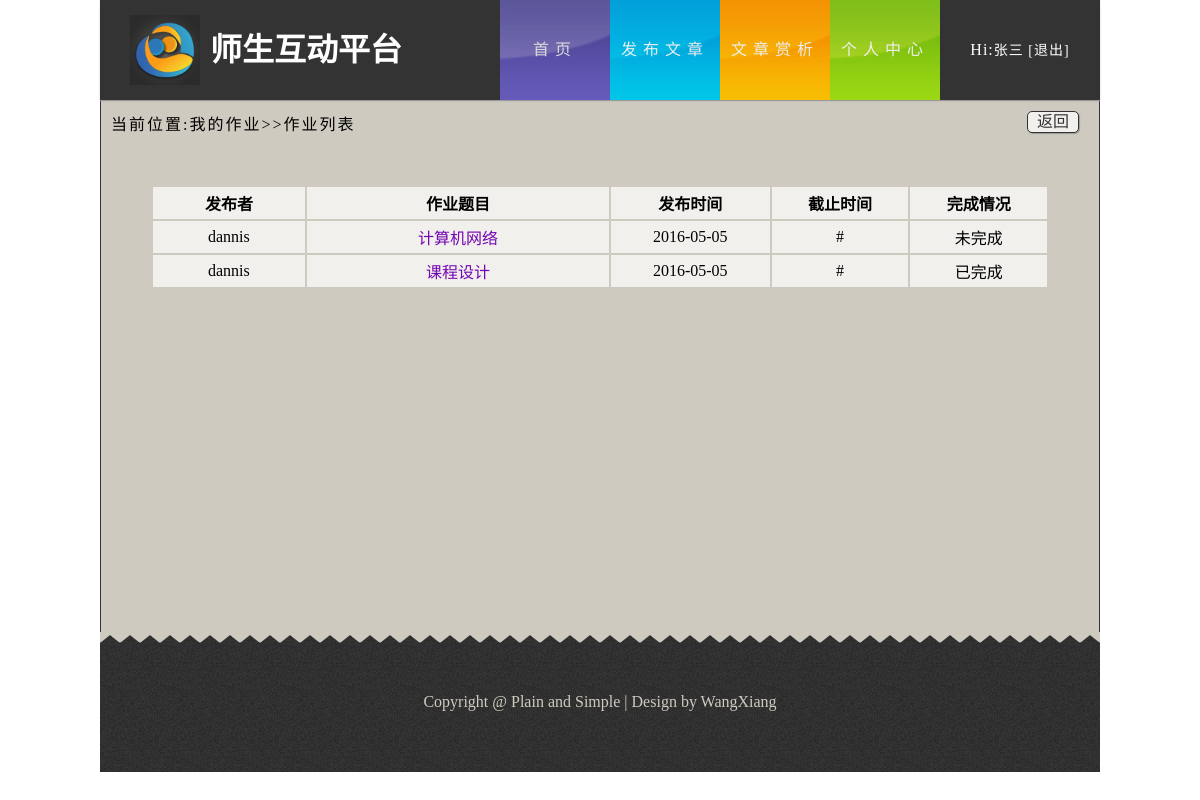
The page /myhomework.php (signed in) on the database its author committed.
### tables this page shows
CREATE TABLE `tb_teacher` (
  `account` char(255) NOT NULL,
  `password` char(255) DEFAULT NULL,
  `teacher_id` int(255) NOT NULL AUTO_INCREMENT,
  `chinese_name` varchar(255) DEFAULT NULL,
  `sex` varchar(255) DEFAULT NULL,
  `address` varchar(255) DEFAULT NULL,
  `tel` varchar(255) DEFAULT NULL,
  `remark` varchar(255) DEFAULT NULL,
  `count` int(5) DEFAULT '0',
  `head_pic` varchar(100) DEFAULT NULL,
  PRIMARY KEY (`teacher_id`)
);

CREATE TABLE `tb_onlinestu` (
  `online_id` int(11) NOT NULL AUTO_INCREMENT,
  `online_author` int(10) DEFAULT NULL,
  `online_title` varchar(255) DEFAULT NULL,
  `online_kind` varchar(255) DEFAULT NULL,
  `online_publishtime` int(15) DEFAULT NULL,
  `online_endtime` int(15) DEFAULT NULL,
  `course_id` int(10) DEFAULT NULL,
  `state` tinyint(2) DEFAULT '0',
  `yaoqiu` varchar(1000) DEFAULT NULL,
  PRIMARY KEY (`online_id`)
);

CREATE TABLE `tb_worksub` (
  `id` int(5) NOT NULL AUTO_INCREMENT,
  `student_id` int(10) DEFAULT NULL,
  `online_id` int(10) DEFAULT NULL,
  `submittime` int(15) DEFAULT NULL,
  `state` int(2) DEFAULT '0',
  `filename` varchar(50) DEFAULT '0',
  PRIMARY KEY (`id`)
);

### public/myhomework.php (the view, shortened to what this page needs)
<!DOCTYPE html>
<html lang="zh-cn">
<head>
	<link rel="stylesheet" href="css/style.css">
</head>
<body>
    <header id="header">
	    <div class="sec">
		    <h1 class="logo">师生互动平台</h1>
			<nav class="link">
			    <ul class="o-nav">
			        <li class="active"><a href="index.php" class="s-bc">首页</a></li>
				    <li><a href="addarticle.php" class="f-bc">发布文章</a></li>
				    <li><a href="paragraph.php?page=1" class="w-bc">文章赏析</a></li>
				    <li><a href="setinfo.php" class="d-bc">个人中心</a></li>
			    </ul>
				<div class="dz">
				    <ul>
					<?php
						if(isset($_COOKIE["name"])){
							echo "<div class=\"dlz\">Hi:<a href=\"setinfo.php\"><span>".$_COOKIE["name"]." </span></a><a href=\"logout.php\">[退出]</a></div>";
						}else{
					?>
					   <li><a href="login.php">登录</a></li>
					   <li><a href="register.php">注册</a></li>
					<?php
						}
					?>
					</ul>
				</div>
			</nav>
		</div>
	</header>
    <div id="content" style="width:998px;border:1px solid #333;height:530px;padding:0">
	    <div class="wk zylb">
		    <div class="wz">
			    当前位置:我的作业>>作业列表
			</div>
		    <div class="return">
			    <a href="javascript:history.back(-1);">返回</a>
			</div>
			<div class="zuoy" style="height: 376px; overflow-y: scroll;">
			    <table>
				    <tr class="bj" >
					    <th class="fbz">发布者</th>
						<th class="tm">作业题目</th>
						<th class="fbsj">发布时间</th>
						<th class="jzsj">截止时间</th>
						<th>完成情况</th>
					</tr>
			<?php
				$result = mysql_query("SELECT * FROM tb_choosecourse WHERE student_id = '".$_COOKIE['id']."'");
				while ($row = mysql_fetch_array($result)) {
					$result_a = mysql_query("SELECT * FROM tb_onlinestu WHERE course_id = '".$row['course_id']."'");
					while ($row_a = mysql_fetch_array($result_a)) {
						echo "<tr class=\"bj\">";
						$result_c = mysql_query("SELECT * FROM tb_teacher WHERE teacher_id = '".$row_a['online_author']."'");
						while ($row_c = mysql_fetch_array($result_c)) {
							echo 	"<td>".$row_c['chinese_name']."</td>";
						}
						echo 		"<td><a href=\"worksubmit.php?wid=".$row_a['online_id']."\">".$row_a['online_title']."</a></td>";
						echo 		"<td>".date("Y-m-d",$row_a['online_publishtime'])."</td>";
						echo 		"<td>".'#'."</td>";
						$result_b = mysql_query("SELECT * FROM tb_worksub WHERE online_id = '".$row_a['online_id']."' AND student_id = '".$_COOKIE['id']."'");
						while ($row_b = mysql_fetch_array($result_b)) {
							if($row_b['state'] == '0'){
								$state = "未完成";
							}else{
								$state = "已完成";
							}
						}
						echo 		"<td>".$state."</td>";
						echo "</tr>";
					}
				}
			?>
				</table>
			</div>
		</div>
	</div>
	<footer>
	    <div class="footer">
		      Copyright&nbsp;&#64;&nbsp;Plain and Simple&nbsp;&#124;&nbsp;Design by WangXiang
		</div>
	</footer>
</body>
</html>

### public/css/style.css (style rules this page uses)
body,ul,h1 { margin:0; padding:0; }
.wk { width:998px; height:420px; }
.zylb { height:531px; background:#cecabf; }
.zylb>.wz { display:inline-block; margin:10px 0 0 10px; letter-spacing:2px; }
.zylb>.return { float:right; width:50px; height:20px; line-height:20px; border:1px solid #333; border-radius:5px; text-align:center; margin:10px 20px 0 0; display:inline-block; box-shadow:1px 1px 1px #999; background:#f1f0ec; }
.zylb>.zuoy { text-align:center;width:90%;margin:0 auto;margin-top:50px;height:380px }
.zylb>.zuoy>table { width:100%; }
.zylb>.zuoy>table .bj { background:#f1f0ec;height:32px; }
.zylb>.zuoy>table .bj a { color:#7406b3; }
.zylb>.zuoy>table .bj>.fbz { width:150px; }
.zylb>.zuoy>table .bj>.tm { width:300px; }
.return>a { color:#333; }
#header { width:100%; height:100px; background-color:#fff; }
ul { list-style:none; }
a { text-decoration:none;color:#333 }
.sec { width:1000px; height:100px; background-color:#333; margin:0 auto; box-shadow:0 1px 1px #999; position:relative; z-index:9999; }
.logo { background:url(../img/logo.png) no-repeat; background-size:70px 70px; width:330px; height:70px; text-indent:80px; float:left; margin-left:30px; margin-top:15px; color:#fff; line-height:70px; }
#header .link { float:right; height:100px; width:600px; text-align:center; line-height:100px; letter-spacing:6px; }
#header .o-nav li { float:left; width:110px; }
#header .o-nav li>a { display:block; color:#eee; }
#header .s-bc { background:url(../img/bg1.png) no-repeat; background-size:110px 100px; }
#header .f-bc { background:url(../img/bg2.png) no-repeat; background-size:110px 100px; }
#header .d-bc { background:url(../img/bg3.png) no-repeat; background-size:110px 100px; }
#header .w-bc { background:url(../img/bg4.png) no-repeat; background-size:110px 100px; }
#header .o-nav li>a:hover,#header .o-nav .active>a { opacity:0.9; }
#header .dz .dlz { color:#fff;letter-spacing:1px }
#header .dz .dlz>a { color:#fff;font-size:14px; }
#content { background:#cecabf; width:1000px; height:auto; margin:0 auto; padding-bottom:30px; }
footer { margin:0 auto; width:1000px; background:#cecabf; }
.footer { background:url(../img/footer.png); width:1000px; height:140px; color:#d0cbc0; text-align:center; line-height:140px; font-family:SimHei; }

### rows shown on the page
tb_onlinestu: online_title "计算机网络", online_publishtime "2016-05-05", tb_worksub.state "未完成"
tb_teacher: chinese_name "dannis"
tb_onlinestu: online_title "课程设计", online_publishtime "2016-05-05", tb_worksub.state "已完成"

### other values the page prints
$_COOKIE["name"] "张三"
